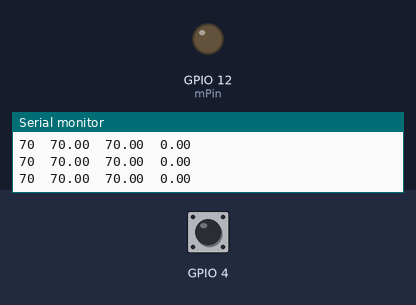
This sketch was run on a simulated ESP32. Parts: output pins drawn as LEDs (lit = HIGH), the last lines printed to the serial monitor. Dashed ring = blinking. Inputs (shaded band) come from the test bench; at power-on: GPIO 4 HIGH.

Above: at 1.2 s.
1.3 s: GPIO 4 pulled LOW for 0.15 s
At 1.4 s:
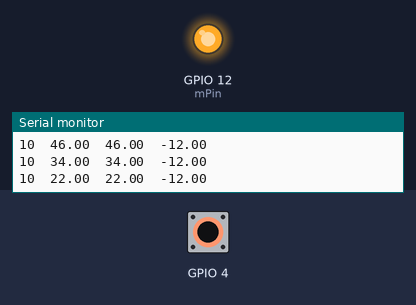
2.9 s: GPIO 4 pulled LOW for 3.2 s
At 7.1 s:
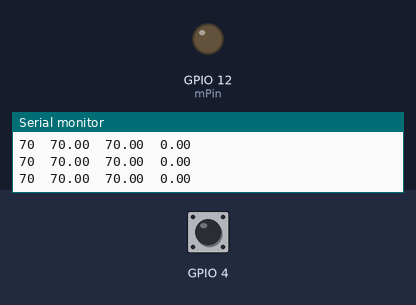
7.6 s: GPIO 4 pulsed LOW 2 times (0.12 s each, 0.3 s apart)
At 7.97 s:
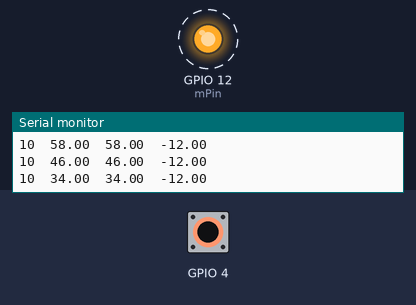
11.2 s: GPIO 4 pulsed LOW 5 times (0.12 s each, 0.3 s apart)
At 13.2 s:
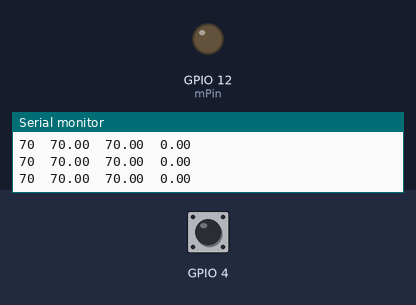
Timing chart, 0 to 14.7 s (numbered marks = the images above; inputs shaded):
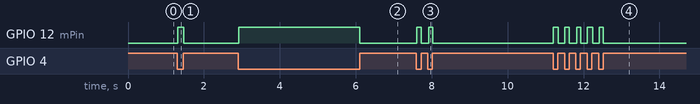

The sketch:

esp32_4_12.ino
```cpp
#include <Wire.h>

const int mPin = 12;
bool on = false;
float prev = 0;
const byte n = 5;
const float th = 5;

void setup() {
  pinMode(mPin, OUTPUT);
  Serial.begin(9600);
}

void loop() {
  long s1 = touchRead(4);
  float avg = movingAvg(s1);

  float gradient = avg - prev; // Calculate the gradient

  if (gradient < -th && !on) {
    on = true;
    digitalWrite(mPin, HIGH);
  } else if (gradient > th && on) {
    on = false;
    digitalWrite(mPin, LOW);
  }

  prev = avg;

  Serial.print(s1);
  Serial.print("\t");
  Serial.print(avg);
  Serial.print("\t");
  Serial.print(prev);
  Serial.print("\t");
  Serial.print(gradient); // Print the gradient directly
  Serial.print("\n");

  delay(5);
}

float movingAvg(float v) {
  static byte c = 0;
  static byte nv = 0;
  static float s = 0;
  static float val[n];

  s += v;
  if (nv == n) {
    s -= val[c];
  }
  val[c] = v;
  if (++c >= n) {
    c = 0;
  }
  if (nv < n) {
    nv++;
  }

  return s / nv;
}
```

Measured:
- after the input at 1.3 s, GPIO 12 (mPin): LOW → HIGH at once, → LOW 0.16 s later
- after the input at 2.9 s, GPIO 12 (mPin): LOW → HIGH at once, → LOW 3.2 s later
- after the input at 7.6 s, GPIO 12 (mPin): alternates HIGH for 0.11 s and LOW for 0.19 s, 4 changes in all, then stays LOW, starting at once
- after the input at 11.2 s, GPIO 12 (mPin): alternates HIGH for 0.11 s and LOW for 0.17 s, 10 changes in all, then stays LOW, starting at once
